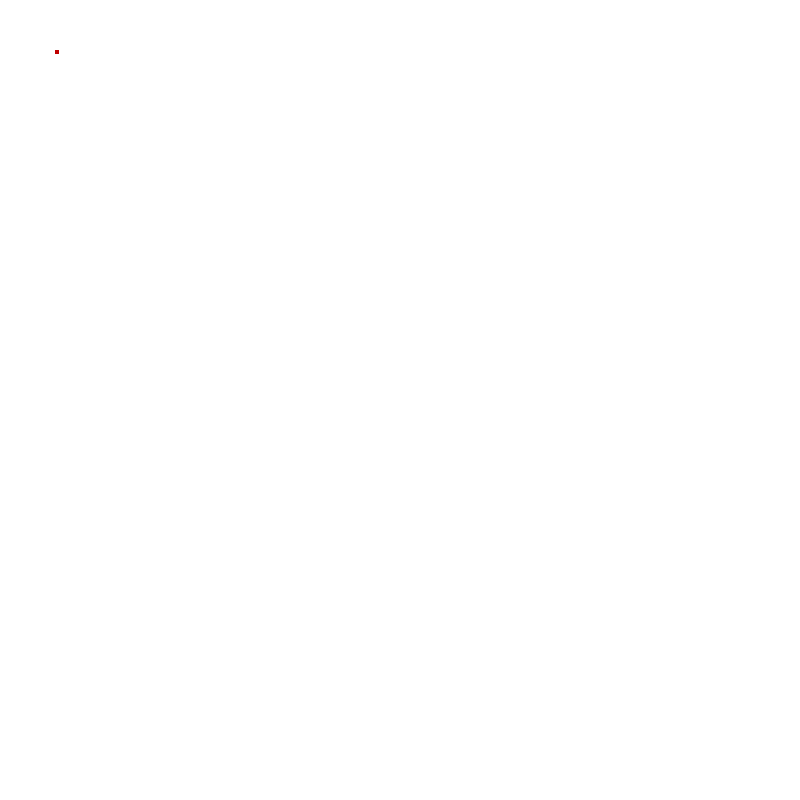
Frame 1 (no input)
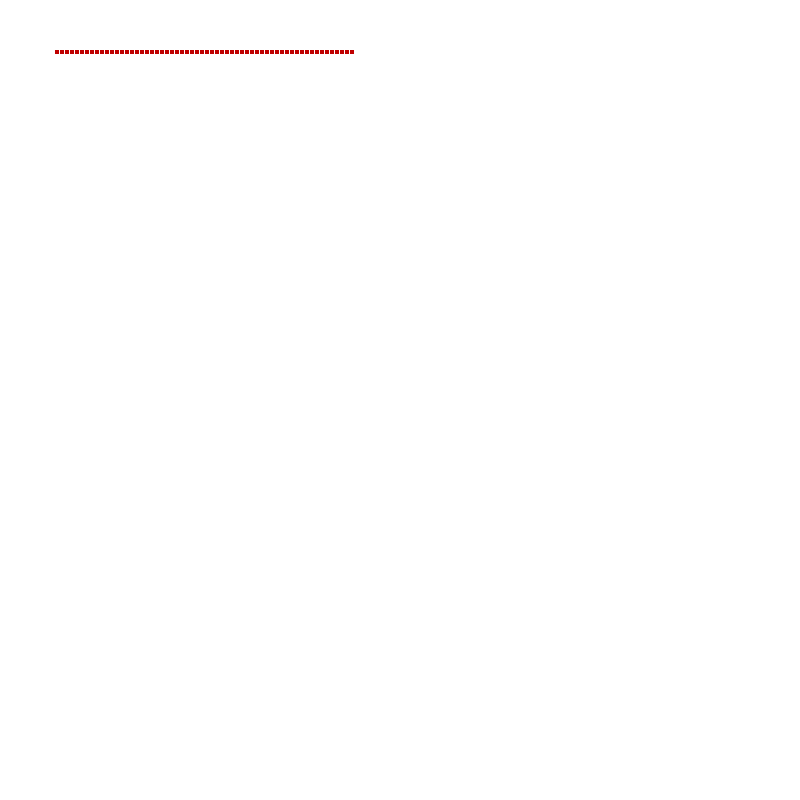
Frame 60 (the mouse pressed at the canvas centre just before this capture)
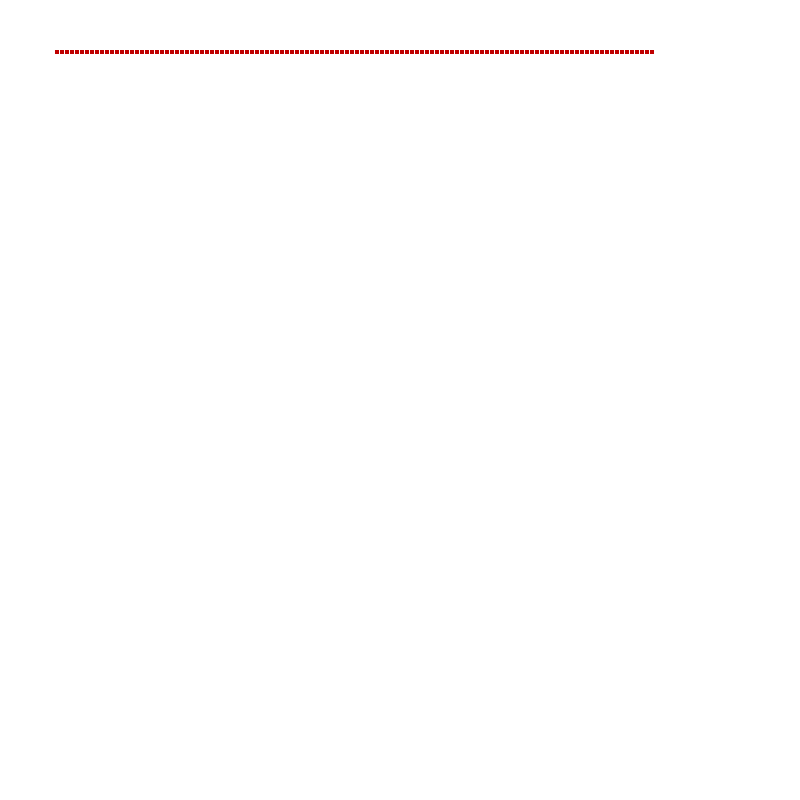
Frame 120 (the mouse held since frame 60 and released just before this capture)

The Processing sketch that drew these frames (run headless with seeded random() and noise(); from frame 60 on, the mouse is pressed at the canvas centre):

// Processing sketch: snake
// ── snake.pde
boolean playing;
int dir = RIGHT;
int x=50, y=50;
int i = 0;

void setup() {
  size(800, 800);
  background(255, 255, 255);
  noStroke();
  playing = true;
}

void draw() {
  if (playing) {
    switch (dir) {
    case UP:
      y = y -5;
      break;
    case DOWN:
      y = y +5;
      break;
    case RIGHT:
      x = x + 5;
      break;
    case LEFT:  
      x = x - 5;
      break;
    } 
    //---
    if (y<0 || y> height || x<0 || x> width) {
      playing = false;
    }
    loadPixels();
    if (red(pixels[y*width + x]) == 192) {
      playing = false;
    }  
    //---
    if (playing) {
      fill(192, 0, 0);
      rect(x, y, 4, 4);
    } else{
      rectMode(CENTER);
      rect(width/2, height/2, 200, 100);  
      fill(255,255,255);
      textSize(32);
      textAlign(CENTER);
      text("PERDU ", width/2, height/2);  
    }
  }
}

void keyPressed() {
  if (playing && key == CODED ) {
    if (keyCode == RIGHT || keyCode == DOWN || keyCode == LEFT ||keyCode == UP) {
      dir = keyCode;
    }
  }
}
